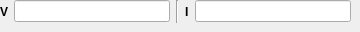
        <widget class="QWidget" name="tab_3">
         <attribute name="title">
          <string>dec</string>
         </attribute>
         <widget class="QWidget" name="horizontalLayoutWidget_2">
          <property name="geometry">
           <rect>
            <x>0</x>
            <y>0</y>
            <width>351</width>
            <height>23</height>
           </rect>
          </property>
          <layout class="QHBoxLayout" name="horizontalLayout_2">
           <item>
            <widget class="QLabel" name="label_2">
             <property name="font">
              <font>
               <bold>true</bold>
              </font>
             </property>
             <property name="text">
              <string>V</string>
             </property>
             <property name="alignment">
              <set>Qt::AlignmentFlag::AlignRight|Qt::AlignmentFlag::AlignTrailing|Qt::AlignmentFlag::AlignVCenter</set>
             </property>
            </widget>
           </item>
           <item>
            <widget class="QLineEdit" name="lineEdit_2">
             <property name="alignment">
              <set>Qt::AlignmentFlag::AlignCenter</set>
             </property>
            </widget>
           </item>
           <item>
            <widget class="Line" name="line_6">
             <property name="orientation">
              <enum>Qt::Orientation::Vertical</enum>
             </property>
            </widget>
           </item>
           <item>
            <widget class="QLabel" name="label_3">
             <property name="font">
              <font>
               <bold>true</bold>
              </font>
             </property>
             <property name="text">
              <string>I</string>
             </property>
            </widget>
           </item>
           <item>
            <widget class="QLineEdit" name="lineEdit">
             <property name="alignment">
              <set>Qt::AlignmentFlag::AlignCenter</set>
             </property>
            </widget>
           </item>
          </layout>
         </widget>
        </widget>
